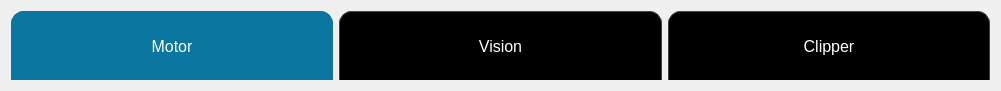
        <widget class="QWidget" name="ComponentControlPageMenu" native="true">
         <property name="geometry">
          <rect>
           <x>0</x>
           <y>0</y>
           <width>1001</width>
           <height>91</height>
          </rect>
         </property>
         <property name="styleSheet">
          <string notr="true"/>
         </property>
         <layout class="QHBoxLayout" name="horizontalLayout_15">
          <item>
           <widget class="QPushButton" name="MotorPageButton">
            <property name="sizePolicy">
             <sizepolicy hsizetype="Minimum" vsizetype="Expanding">
              <horstretch>0</horstretch>
              <verstretch>0</verstretch>
             </sizepolicy>
            </property>
            <property name="font">
             <font>
              <pointsize>12</pointsize>
             </font>
            </property>
            <property name="styleSheet">
             <string notr="true">QPushButton {
    background-color: #000;
    color: white;
    border: 1px solid #444;
    border-bottom: none;
    padding: 6px 12px;
    border-top-left-radius: 12px;
    border-top-right-radius: 12px;
}

QPushButton:hover {
    background-color: #111;
}

QPushButton:checked {
    background-color: #0B76A0;
    border: 1px solid #0B76A0;
    border-bottom: none;
    color: white;
}
</string>
            </property>
            <property name="text">
             <string>Motor</string>
            </property>
            <property name="checkable">
             <bool>true</bool>
            </property>
            <property name="checked">
             <bool>true</bool>
            </property>
            <attribute name="buttonGroup">
             <string notr="true">ComponentControlMenuButtonGroup</string>
            </attribute>
           </widget>
          </item>
          <item>
           <widget class="QPushButton" name="VisionPageButton">
            <property name="sizePolicy">
             <sizepolicy hsizetype="Minimum" vsizetype="Expanding">
              <horstretch>0</horstretch>
              <verstretch>0</verstretch>
             </sizepolicy>
            </property>
            <property name="font">
             <font>
              <pointsize>12</pointsize>
             </font>
            </property>
            <property name="styleSheet">
             <string notr="true">QPushButton {
    background-color: #000;
    color: white;
    border: 1px solid #444;
    border-bottom: none;
    padding: 6px 12px;
    border-top-left-radius: 12px;
    border-top-right-radius: 12px;
}

QPushButton:hover {
    background-color: #111;
}

QPushButton:checked {
    background-color: #0B76A0;
    border: 1px solid #0B76A0;
    border-bottom: none;
    color: white;
}
</string>
            </property>
            <property name="text">
             <string>Vision</string>
            </property>
            <property name="checkable">
             <bool>true</bool>
            </property>
            <attribute name="buttonGroup">
             <string notr="true">ComponentControlMenuButtonGroup</string>
            </attribute>
           </widget>
          </item>
          <item>
           <widget class="QPushButton" name="ClipperPageButton">
            <property name="sizePolicy">
             <sizepolicy hsizetype="Minimum" vsizetype="Ignored">
              <horstretch>0</horstretch>
              <verstretch>0</verstretch>
             </sizepolicy>
            </property>
            <property name="font">
             <font>
              <pointsize>12</pointsize>
             </font>
            </property>
            <property name="styleSheet">
             <string notr="true">QPushButton {
    background-color: #000;
    color: white;
    border: 1px solid #444;
    border-bottom: none;
    padding: 6px 12px;
    border-top-left-radius: 12px;
    border-top-right-radius: 12px;
}

QPushButton:hover {
    background-color: #111;
}

QPushButton:checked {
    background-color: #0B76A0;
    border: 1px solid #0B76A0;
    border-bottom: none;
    color: white;
}
</string>
            </property>
            <property name="text">
             <string>Clipper</string>
            </property>
            <property name="checkable">
             <bool>true</bool>
            </property>
            <attribute name="buttonGroup">
             <string notr="true">ComponentControlMenuButtonGroup</string>
            </attribute>
           </widget>
          </item>
         </layout>
        </widget>
